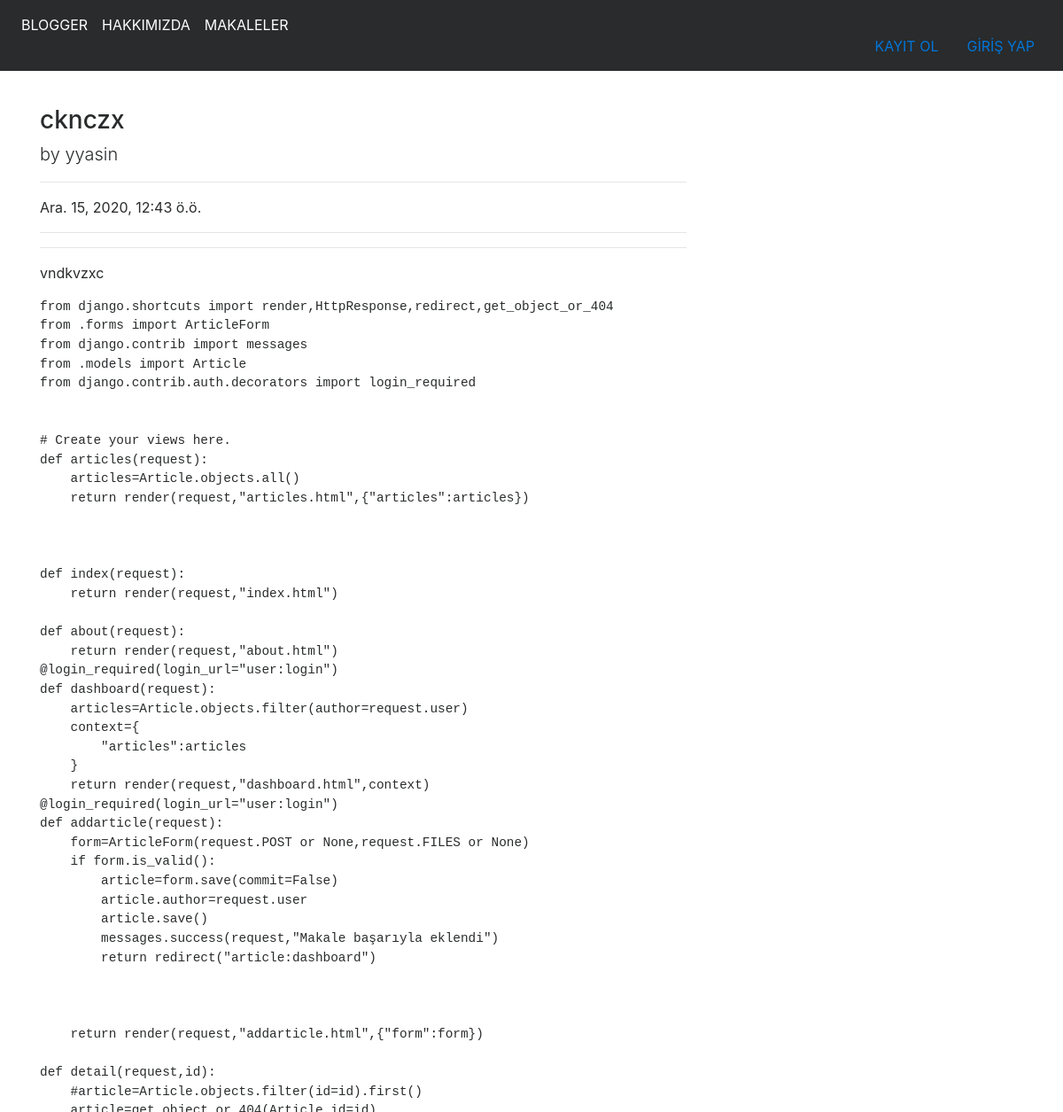
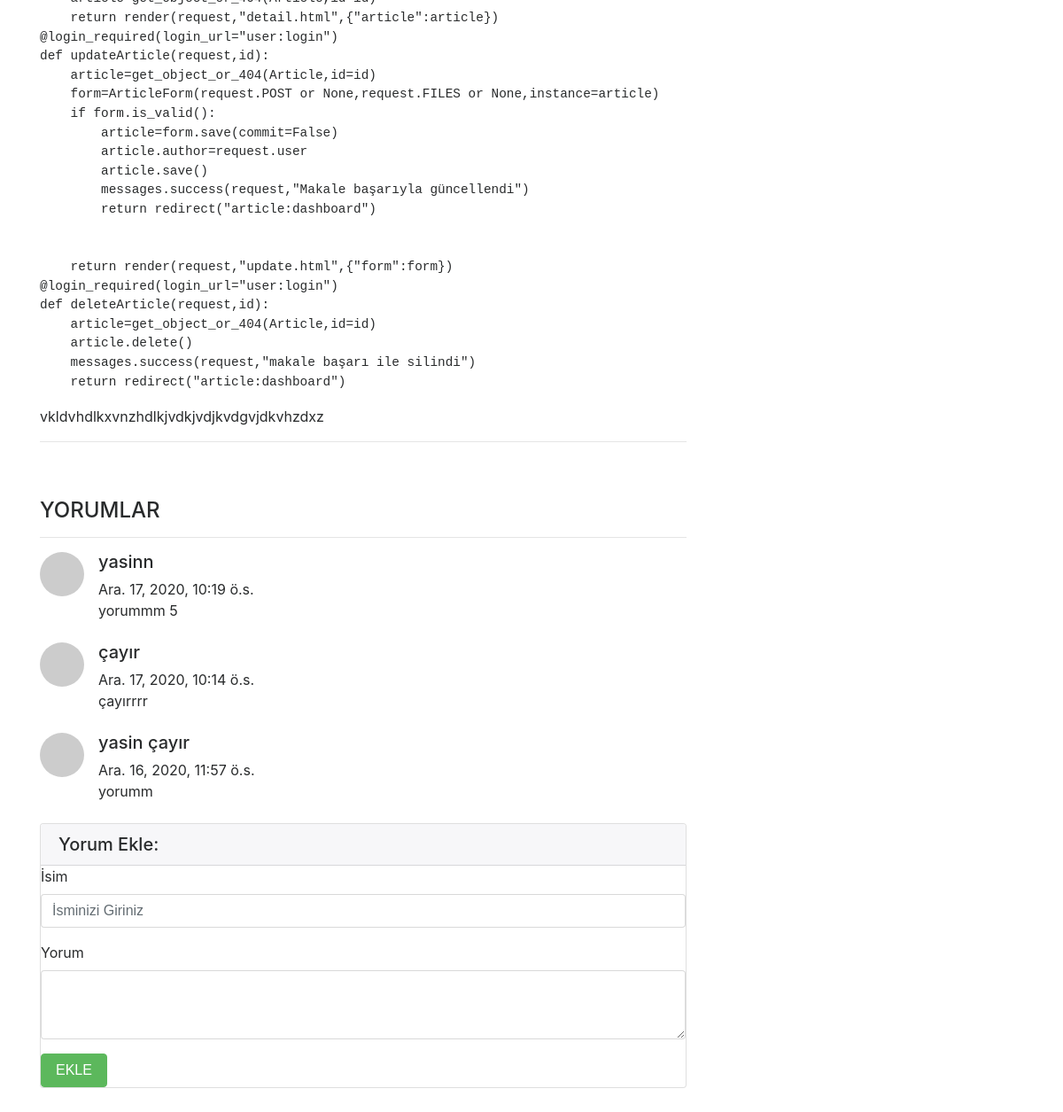
Page /articles/article/12 on the committed database (2 pictures, top to bottom).
### article/models.py (models this page shows, shortened)
class Article(models.Model):
    author=models.ForeignKey("auth.user",on_delete=models.CASCADE,verbose_name="YAZAR")
    title=models.CharField(max_length=50,verbose_name="BAŞLIK")
    content=RichTextField()
    created_date=models.DateTimeField(auto_now_add=True,verbose_name="OLUŞTURULMA TARİHİ")
    article_image=models.FileField(blank=True,null=True,verbose_name="Makaleye Fotoğraf Ekleyin")
    class Meta:
        ordering = ['-created_date']

class Comment(models.Model):
    article=models.ForeignKey(Article,on_delete=models.CASCADE,verbose_name="Makale",related_name="comments")
    comment_author=models.CharField(max_length=50,verbose_name="İsim")
    comment_content=models.CharField(max_length=200,verbose_name="Yorum")
    comment_date=models.DateTimeField(auto_now_add=True)
    class Meta:
        ordering = ['-comment_date']

### article/views.py (the view)
# urls.py: path('article/<int:id>',views.detail,name="detail"),
def detail(request,id):
    article=get_object_or_404(Article,id=id)
    comments=article.comments.all()
    return render(request,"detail.html",{"article":article,"comments":comments})

### templates/detail.html (shortened to what this page needs)
{% extends "layout.html" %}
{% block body %}
  <div class="row">
    <div class="col-lg-8">
      <h3 class="mt-4">{{article.title}}</h3>
      <p class="lead">
        by {{article.author.username}}
      </p>
      <hr>
      <p>{{article.created_date}}</p>
       <hr>
       <hr>
      <p class="lead">
          {{article.content|safe}}
      </p>
      <hr>
      <br><br>
      <h4>YORUMLAR</h4>
      <hr>
      {% if comments %}
      {% for comment in comments %}
      <div class="media mb-4">
        <img class="d-flex mr-3 rounded-circle" src="http://placehold.it/50x50" alt="">
        <div class="media-body">
          <h5 class="mt-0">{{comment.comment_author}}</h5>
          {{comment.comment_date}} <br>
          {{comment.comment_content}}
        </div>
      </div>
      {% endfor %}
      {% else %}
      <div class="alert alert-danger">Herhangi bir yorum bulunmamaktadır</div>
      {% endif %}
      <div class="card my-4">
        <h5 class="card-header">Yorum Ekle:</h5>
        <div class="card-body">
          <form method="POST" action="{% url 'article:comment' article.id %}">
            <div class="form-group">
              <label for="formGroupExampleInput">İsim</label>
              <input name="comment_author" type="text" class="form-control" id="formGroupExampleInput" placeholder="İsminizi Giriniz">
            </div>
            <label for="formGroupExampleInput">Yorum</label>
            <div class="form-group">
              <textarea name="comment_content" class="form-control" rows="3"></textarea>
            </div>
            <button type="submit" class="btn btn-success">EKLE</button>
          </form>
        </div>
      </div>
    </div>
  </div>
{% endblock body %}

### templates/layout.html (shortened to what this page needs)
<!DOCTYPE html>
{% load static %}
<html lang="en">
<head>
    <link rel="stylesheet" href="{% static 'css/bootstrap.min.css' %}">
</head>
<body>
    {% include "includes/navbar.html" %}
    <div style="margin-bottom:100px;" class="container">
        <br><br><br><br>
       {% block body %}
       {% endblock body %}
    </div>
</body>
</html>

### templates/includes/navbar.html (shortened to what this page needs)
<nav class="navbar navbar-toggleable-md navbar-inverse fixed-top bg-inverse">
    <div class="collapse navbar-collapse" id="navbarCollapse">
      <ul class="navbar-nav mr-auto">
        <li class="nav-item active">
          <a class="nav-link" href="{% url 'index' %}">BLOGGER</a>
        </li>
        <li class="nav-item active">
          <a class="nav-link" href="{% url 'about' %}">HAKKIMIZDA</a>
        </li>
        <li class="nav-item active">
          <a class="nav-link" href="{% url 'article:articles' %}">MAKALELER</a>
        </li>
      </ul>
      {% if request.user.is_authenticated %}
      <li class="nav-item active">
        <a class="nav-link" href="{% url 'article:dashboard' %}">KONTROL PANELİ</a>
      </li>
      <li class="nav-item active">
        <a class="nav-link" href="{% url 'user:logout' %}">ÇIKIŞ YAP</a>
      </li>
      {% else %}
      <li class="nav-item active">
        <a class="nav-link" href="{% url 'user:register' %}">KAYIT OL</a>
      </li>
      <li class="nav-item active">
        <a class="nav-link" href="{% url 'user:login' %}">GİRİŞ YAP</a>
      </li>
      {% endif %}
    </div>
  </nav>

### rows in the picture
Article: title "cknczx", author.username "yyasin", created_date "Ara. 15, 2020, 12:43 ö.ö.", content "vndkvzxc from django.shortcuts import render,HttpResponse,redirect,get_object_or_404 from .forms import ArticleForm from django.contrib import messages from .models import Article from django.contrib.auth.decorators import login_required # Create your views here. def articles(request): articles=Article.objects.all() return render(request,\"articles.html\",{\"articles\":articles}) def index(request): return render(request,\"index.html\") def about(request): return render(request,\"about.html\") @login_required(login_url=\"user:login\") def dashboard(request): articles=Article.objects.filter(author=request.user) context={ \"articles\":articles } return render(request,\"dashboard.html\",context)…"
Comment: comment_author "yasinn", comment_date "Ara. 17, 2020, 10:19 ö.s.", comment_content "yorummm 5"
Comment: comment_author "çayır", comment_date "Ara. 17, 2020, 10:14 ö.s.", comment_content "çayırrrr"
Comment: comment_author "yasin çayır", comment_date "Ara. 16, 2020, 11:57 ö.s.", comment_content "yorumm"
